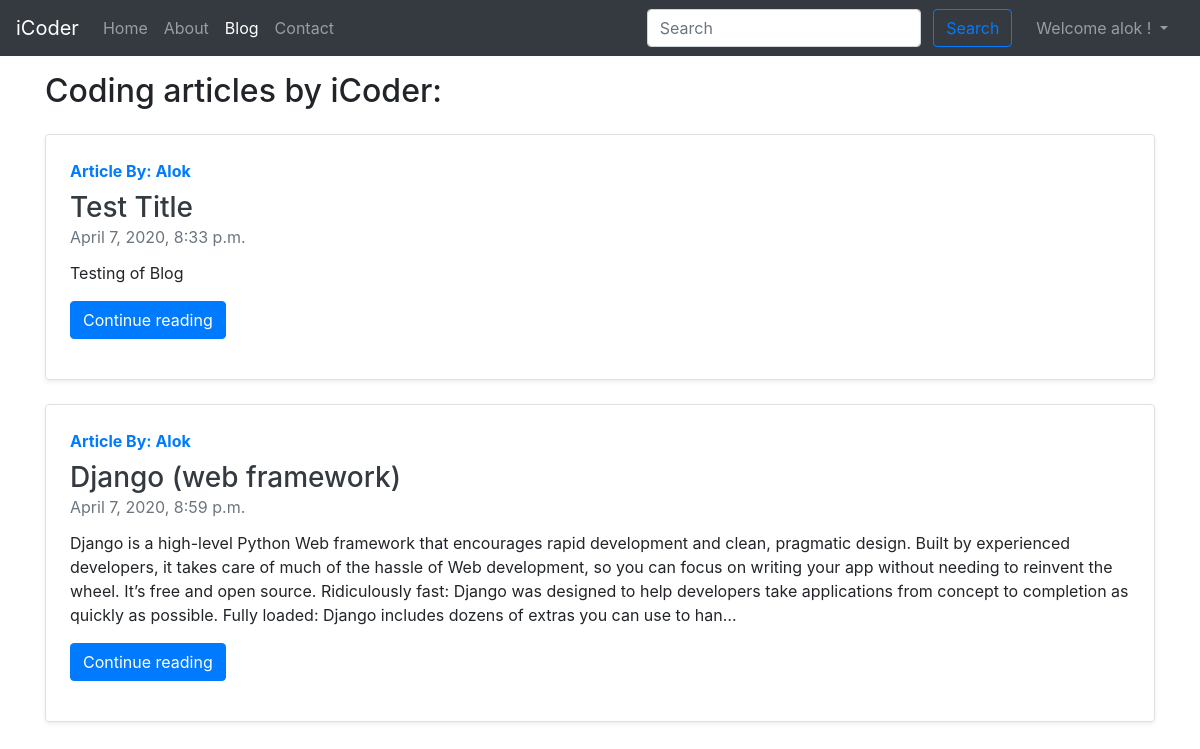
Page /blog/ (signed in) on the committed database.
### blog/models.py (models this page shows, shortened)
class Post(models.Model):
    sno = models.AutoField(primary_key=True)
    title = models.CharField(max_length=255)
    content = models.TextField()
    author = models.CharField(max_length=13)
    slug = models.CharField(max_length=130)
    timeStamp = models.DateTimeField(blank=True)

### blog/views.py (the view)
# urls.py: path('', views.blogHome, name='blogHome'),
def blogHome(request):
    allPosts = Post.objects.all()
    context = {'allPosts': allPosts}
    return render(request, 'blog/blogHome.html', context)

### templates/blog/blogHome.html (shortened to what this page needs)
{% extends 'base.html' %}
{% block blogactive  %} active {% endblock blogactive  %}
{% block body %}
<div class="container my-3">
<h2>Coding articles by iCoder:</h2>
{% for post in allPosts %}
    <div class="row no-gutters border rounded overflow-hidden flex-md-row my-4 shadow-sm h-md-250 position-relative">
        <div class="col p-4 d-flex flex-column position-static">
          <strong class="d-inline-block mb-2 text-primary">Article By: {{ post.author }}</strong>
          <h3 class="mb-0"><a class="text-dark" href="/blog/{{post.slug}}">{{ post.title }}</a></h3>
          <div class="mb-1 text-muted">{{ post.timeStamp }}</div>
          <p class="card-text mb-auto my-2">{{ post.content| truncatechars:500 }}</p>
          <div class="my-3">
                <a href="/blog/{{post.slug}}" role="button" class="btn btn-primary">Continue reading</a>
          </div>
        </div>
    </div>
    {% endfor %}
</div>
{% endblock body %}

### templates/base.html (shortened to what this page needs)
<!doctype html>
<html lang="en">
<head>
    <link rel="stylesheet" href="https://stackpath.bootstrapcdn.com/bootstrap/4.4.1/css/bootstrap.min.css"
>
</head>
<body>
    <nav class="navbar navbar-expand-lg navbar-dark bg-dark">
        <a class="navbar-brand" href="/">iCoder</a>
        <div class="collapse navbar-collapse" id="navbarSupportedContent">
            <ul class="navbar-nav mr-auto">
                <li class="nav-item {% block homeactive  %}{% endblock homeactive  %}">
                    <a class="nav-link" href="/">Home <span class="sr-only">(current)</span></a>
                </li>
                <li class="nav-item {% block aboutactive  %}{% endblock aboutactive  %}">
                    <a class="nav-link" href="/about">About</a>
                </li>
                <li class="nav-item {% block blogactive  %}{% endblock blogactive  %}">
                    <a class="nav-link" href="/blog">Blog</a>
                </li>
                <li class="nav-item {% block contactactive  %}{% endblock contactactive  %}">
                    <a class="nav-link" href="/contact">Contact</a>
                </li>
            </ul>
            <div class="ml-auto form-inline">
            <form method="GET" action="/search" class="my-2 my-lg-0 mx-3">
                <input name="query" id="query" class="form-control mr-sm-2" type="search" placeholder="Search"
                    aria-label="Search">
                <button class="btn btn-outline-primary my-2 my-sm-0" type="submit">Search</button>
            </form>
            {% if user.is_authenticated %}
                 <ul class="navbar-nav mr-2">
                    <li class="nav-item dropdown">
                            <a class="nav-link dropdown-toggle" href="#" id="navbarDropdown" role="button" data-toggle="dropdown" aria-haspopup="true" aria-expanded="false">
                            Welcome {{request.user}} !
                            </a>
                    </li>
                </ul>
            {% endif %}
        </div>
        </div>
    </nav>
    {% block body %}
    {% endblock body %}
</body>
</html>

### rows in the picture
Post: author "Alok", title "Test Title", timeStamp "April 7, 2020, 8:33 p.m.", content "Testing of Blog"
Post: author "Alok", title "Django (web framework)", timeStamp "April 7, 2020, 8:59 p.m.", content "Django is a high-level Python Web framework that encourages rapid development and clean, pragmatic design. Built by experienced developers, it takes care of much of the hassle of Web development, so you can focus on writing your app without needing to reinvent the wheel. It’s free and open source. Ridiculously fast: Django was designed to help developers take applications from concept to completion as quickly as possible. Fully loaded: Django includes dozens of extras you can use to han…"

### other values in the picture
{{ request.user }} "alok"
